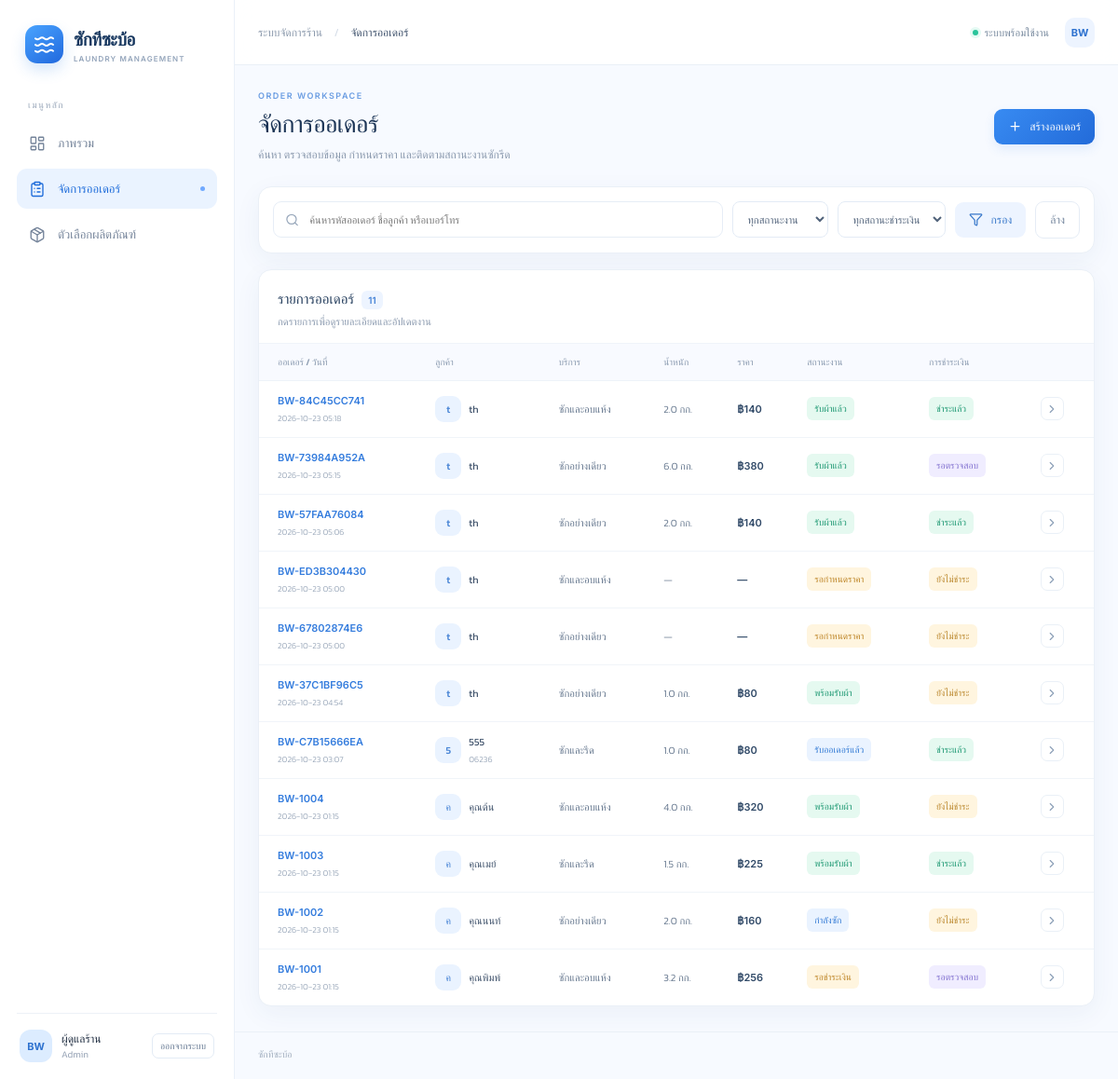
The page /orders (signed in) on the database its author committed.
### tables this page shows
CREATE TABLE orders (
          id INTEGER PRIMARY KEY AUTOINCREMENT,
          order_code TEXT UNIQUE NOT NULL,
          customer_name TEXT NOT NULL,
          line_user_id TEXT DEFAULT '',
          phone TEXT DEFAULT '',
          service TEXT NOT NULL,
          detergent TEXT DEFAULT 'ร้านจัดให้',
          softener TEXT DEFAULT 'ไม่ระบุ',
          weight REAL,
          price REAL,
          payment_method TEXT DEFAULT '',
          payment_status TEXT NOT NULL DEFAULT 'unpaid',
          status TEXT NOT NULL DEFAULT 'pending_review',
          customer_photo TEXT DEFAULT '',
          payment_slip TEXT DEFAULT '',
          notes TEXT DEFAULT '',
          created_at TEXT NOT NULL,
          updated_at TEXT NOT NULL
        );

### app.py (the view)
@app.route("/orders")
def orders():
    q = request.args.get("q","").strip()
    status = request.args.get("status","")
    payment = request.args.get("payment","")
    clauses, params = [], []
    if q:
        clauses.append("(order_code LIKE ? OR customer_name LIKE ? OR phone LIKE ?)")
        params += [f"%{q}%"]*3
    if status in ORDER_STATUSES:
        clauses.append("status=?"); params.append(status)
    if payment in PAYMENT_STATUSES:
        clauses.append("payment_status=?"); params.append(payment)
    where = ("WHERE " + " AND ".join(clauses)) if clauses else ""
    rows = order_query(where, params)
    return render_template("orders.html", orders=rows, statuses=ORDER_STATUSES, payments=PAYMENT_STATUSES,
                           services=SERVICES, q=q, selected_status=status, selected_payment=payment)

### app.py (called while the page is built)
@app.before_request
def require_admin_login():
    if request.endpoint in ("line_webhook", "admin_login", "static", "liff_order", "liff_products", "liff_create_order"):
        return None
    if not session.get("admin_authenticated"):
        return redirect(url_for("admin_login", next=request.path))

def db():
    conn = sqlite3.connect(DB_PATH)
    conn.row_factory = sqlite3.Row
    conn.execute("PRAGMA foreign_keys = ON")
    return conn

def money(value):
    if value is None: return "—"
    return f"฿{float(value):,.2f}".replace(".00","")

def order_query(where="", params=()):
    with db() as con:
        return con.execute("SELECT * FROM orders " + where + " ORDER BY created_at DESC, id DESC", params).fetchall()

### templates/orders.html (shortened to what this page needs)
{% extends "base.html" %}
{% block crumb %}จัดการออเดอร์{% endblock %}
{% block content %}
<div class="page-heading"><div><div class="eyebrow">ORDER WORKSPACE</div><h1>จัดการออเดอร์</h1><p>ค้นหา ตรวจสอบข้อมูล กำหนดราคา และติดตามสถานะงานซักรีด</p></div><a class="btn btn-primary" href="{{ url_for('new_order') }}"><i data-lucide="plus"></i> สร้างออเดอร์</a></div>
<div class="panel filter-panel"><form method="get" class="filters"><label class="search-box"><i data-lucide="search"></i><input name="q" value="{{ q }}" placeholder="ค้นหารหัสออเดอร์ ชื่อลูกค้า หรือเบอร์โทร"></label><select name="status"><option value="">ทุกสถานะงาน</option></select><select name="payment"><option value="">ทุกสถานะชำระเงิน</option></select><button class="btn btn-secondary" type="submit"><i data-lucide="filter"></i> กรอง</button><a class="btn btn-ghost" href="{{ url_for('orders') }}">ล้าง</a></form></div>
<div class="panel orders-panel"><div class="panel-head"><div><h2>รายการออเดอร์ <span class="count-pill">{{ orders|length }}</span></h2><p>กดรายการเพื่อดูรายละเอียดและอัปเดตงาน</p></div></div><div class="table-wrap"><table><thead><tr><th>ออเดอร์ / วันที่</th><th>ลูกค้า</th><th>บริการ</th><th>น้ำหนัก</th><th>ราคา</th><th>สถานะงาน</th><th>การชำระเงิน</th><th></th></tr></thead><tbody>
{% for o in orders %}<tr><td><a class="order-code" href="{{ url_for('order_detail',order_id=o.id) }}">{{ o.order_code }}</a><small class="sub-cell">{{ o.created_at[:16].replace('T',' ') }}</small></td><td><div class="customer-cell"><span class="customer-avatar">{{ o.customer_name[:1] }}</span><div><b>{{ o.customer_name }}</b>{% if o.phone %}<small class="sub-cell">{{ o.phone }}</small>{% endif %}</div></div></td><td>{{ services.get(o.service,o.service) }}</td><td>{{ (o.weight|string + ' กก.') if o.weight is not none else '—' }}</td><td class="price-cell">{{ o.price|money }}</td><td><span class="status status-{{ o.status }}">{{ statuses.get(o.status,o.status) }}</span></td><td><span class="pay-status pay-{{ o.payment_status }}">{{ payments.get(o.payment_status,o.payment_status) }}</span></td><td><a class="icon-link" href="{{ url_for('order_detail',order_id=o.id) }}"><i data-lucide="chevron-right"></i></a></td></tr>{% endfor %}
</tbody></table></div></div>
{% endblock %}

### static/style.css (style rules this page uses)
* { box-sizing:border-box }
body { margin:0;background:#f7faff;color:var(--ink);font-family:'Kanit','Inter',sans-serif;font-size:14px;font-weight:300 }
a { color:inherit;text-decoration:none }
button,input,select,textarea { font:inherit }
.page-heading { display:flex;justify-content:space-between;align-items:center;gap:18px;margin-bottom:25px }
.eyebrow { font:600 9px Inter,sans-serif;color:#6b9de2;letter-spacing:1.5px;margin-bottom:8px }
.page-heading h1 { font-size:26px;line-height:1.3;font-weight:500;letter-spacing:-.5px;color:#1c3556;margin:0 }
.page-heading p { font-size:12px;color:#8a99ad;margin:7px 0 0 }
.btn { border:0;display:inline-flex;align-items:center;justify-content:center;gap:8px;border-radius:9px;padding:10px 15px;cursor:pointer;font-size:12px;font-weight:500;white-space:nowrap;transition:transform .15s,background .15s }
.btn svg { width:15px;height:15px }
.btn-primary { background:linear-gradient(135deg,#388bf2,#236bd9);color:#fff;box-shadow:0 5px 12px #2b78e51c }
.btn-secondary { background:#edf4ff;color:#3978ca }
.btn-ghost { background:#fff;color:#71839b;border:1px solid #e5ecf5 }
.section-head h2,.panel h2 { font-size:15px;color:#263f5e;font-weight:500;margin:0 }
.section-head p,.panel-head p { font-size:11px;color:#8b9aaf;margin:5px 0 0 }
.stat-card,.panel { background:#fff;border:1px solid #eaf0f7;border-radius:14px;box-shadow:var(--shadow) }
.panel { overflow:hidden }
.panel-head { display:flex;justify-content:space-between;align-items:center;padding:19px 20px 15px;gap:12px }
.table-wrap { width:100%;overflow-x:auto }
table { width:100%;border-collapse:collapse;white-space:nowrap }
thead { background:#f8faff }
th { text-align:left;padding:12px 13px;font-size:10px;font-weight:500;color:#8b9bb0;border-top:1px solid #f0f4f9;border-bottom:1px solid #edf2f8 }
td { padding:13px;border-bottom:1px solid #f0f4f9;font-size:11px;color:#65778e }
tbody tr:last-child td { border-bottom:0 }
th:first-child,td:first-child { padding-left:20px }
.order-code { font:600 11px Inter,sans-serif;color:#347cdd }
.sub-cell { display:block;color:#9aa8ba;font-size:9px;margin-top:4px }
.customer-cell { display:flex;align-items:center;gap:8px }
.customer-cell b { font-size:11px;color:#40536c;font-weight:400 }
.customer-avatar { width:28px;height:28px;display:grid;place-items:center;border-radius:9px;background:#eaf3ff;color:#4d88d7;font-size:11px;font-weight:500;flex-shrink:0 }
.price-cell { font:600 11px Inter,sans-serif;color:#314a68 }
.status,.pay-status { display:inline-flex;align-items:center;border-radius:6px;padding:5px 8px;font-size:10px;font-weight:400 }
.status-pending_review,.status-awaiting_payment { background:#fff5df;color:#bc8324 }
.status-accepted,.status-washing,.status-drying,.status-ironing { background:#eaf3ff;color:#347bd5 }
.status-ready { background:#e5f9f0;color:#1d9872 }
.status-completed,.pay-paid { background:#e5f9f0;color:#1d9872 }
.pay-unpaid { background:#fff5df;color:#b9862b }
.pay-pending_verification { background:#f0edff;color:#8170cf }
.icon-link { width:25px;height:25px;border:1px solid #eaf0f7;border-radius:7px;display:grid;place-items:center;color:#8da0b8 }
.icon-link svg { width:14px }
.filter-panel { padding:15px;margin-bottom:17px }
.filters { display:flex;align-items:center;gap:10px }
.search-box { display:flex;align-items:center;gap:9px;flex:1;border:1px solid #e6edf6;border-radius:9px;padding:0 12px;height:39px;min-width:170px }
.search-box svg { width:16px;color:#9aa9bc }
.search-box input { border:0;outline:0;width:100%;background:transparent;font-size:11px;color:#3f526a }
.filters select,.field input,.field select,.field textarea { width:100%;border:1px solid #e3ebf5;border-radius:8px;background:#fff;color:#50627a;padding:10px 11px;outline:0;font-size:11px;min-width:0 }
.filters select { width:auto;max-width:180px;height:39px }
.count-pill { display:inline-flex;align-items:center;justify-content:center;border-radius:6px;background:#edf4ff;color:#4784d7;font:600 10px Inter,sans-serif;padding:4px 7px;margin-left:5px }
:root { --navy:#14345b;--blue:#2676e8;--blue-dark:#1559bd;--blue-soft:#eaf3ff;--ice:#f4f8ff;--ink:#1d2b3f;--muted:#7c8ba1;--line:#e6edf6;--white:#fff;--green:#179c78;--shadow:0 8px 28px rgba(30,74,130,.055) }

### rows shown on the page
orders: order_code "BW-84C45CC741", created_at "2026-10-23 05:18", customer_name "t", customer_name "th", get "ซักและอบแห้ง", weight "2.0 กก.", price "฿140", get "รับผ้าแล้ว", get "ชำระแล้ว"
orders: order_code "BW-73984A952A", created_at "2026-10-23 05:15", customer_name "t", customer_name "th", get "ซักอย่างเดียว", weight "6.0 กก.", price "฿380", get "รับผ้าแล้ว", get "รอตรวจสอบ"
orders: order_code "BW-57FAA76084", created_at "2026-10-23 05:06", customer_name "t", customer_name "th", get "ซักอย่างเดียว", weight "2.0 กก.", price "฿140", get "รับผ้าแล้ว", get "ชำระแล้ว"
orders: order_code "BW-ED3B304430", created_at "2026-10-23 05:00", customer_name "t", customer_name "th", get "ซักและอบแห้ง", weight "—", price "—", get "รอกำหนดราคา", get "ยังไม่ชำระ"
orders: order_code "BW-67802874E6", created_at "2026-10-23 05:00", customer_name "t", customer_name "th", get "ซักอย่างเดียว", weight "—", price "—", get "รอกำหนดราคา", get "ยังไม่ชำระ"
orders: order_code "BW-37C1BF96C5", created_at "2026-10-23 04:54", customer_name "t", customer_name "th", get "ซักอย่างเดียว", weight "1.0 กก.", price "฿80", get "พร้อมรับผ้า", get "ยังไม่ชำระ"
orders: order_code "BW-C7B15666EA", created_at "2026-10-23 03:07", customer_name "5", customer_name "555", phone "06236", get "ซักและรีด", weight "1.0 กก.", price "฿80", get "รับออเดอร์แล้ว", get "ชำระแล้ว"
orders: order_code "BW-1004", created_at "2026-10-23 01:15", customer_name "ค", customer_name "คุณต้น", get "ซักและอบแห้ง", weight "4.0 กก.", price "฿320", get "พร้อมรับผ้า", get "ยังไม่ชำระ"
orders: order_code "BW-1003", created_at "2026-10-23 01:15", customer_name "ค", customer_name "คุณเมย์", get "ซักและรีด", weight "1.5 กก.", price "฿225", get "พร้อมรับผ้า", get "ชำระแล้ว"
orders: order_code "BW-1002", created_at "2026-10-23 01:15", customer_name "ค", customer_name "คุณนนท์", get "ซักอย่างเดียว", weight "2.0 กก.", price "฿160", get "กำลังซัก", get "ยังไม่ชำระ"
orders: order_code "BW-1001", created_at "2026-10-23 01:15", customer_name "ค", customer_name "คุณพิมพ์", get "ซักและอบแห้ง", weight "3.2 กก.", price "฿256", get "รอชำระเงิน", get "รอตรวจสอบ"

### other values the page prints
{{ orders|length }} "11"
